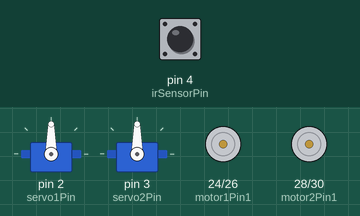
This sketch was run on a simulated Arduino Mega 2560, built with avr-gcc and run on an emulated ATmega2560. Parts: 2 × servo, motor-driver pin pairs drawn as motors (green arrow = first pin HIGH = forward, orange = second pin HIGH = backward, longer = more drive). The inputs (shaded band) are chosen by the test bench; at power-on: pin 4 (irSensorPin) HIGH.

Above: at 1.2 s.
1.3 s: pin 4 (irSensorPin) pulsed LOW 2 times (0.12 s each, 0.3 s apart)
At 4.7 s:
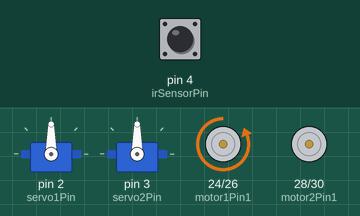
At 12.7 s:
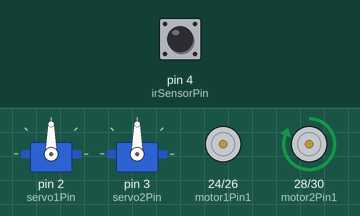
Timing chart, 0 to 15.7 s (numbered marks = the images above; inputs shaded):
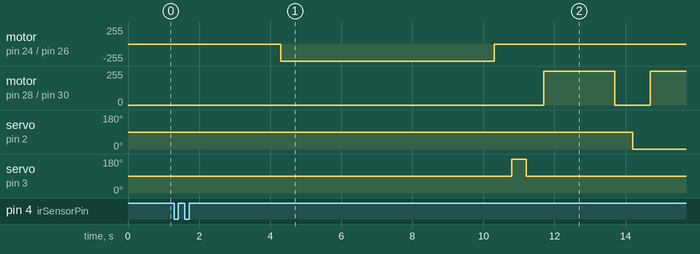

Measured:
- after the input at 1.3 s, motor on pin 24 (motor1Pin1) / pin 26 (motor1Pin2): stopped → backward 255/255 after 3.0 s, → stopped 6.0 s later; motor on pin 28 (motor2Pin1) / pin 30 (motor2Pin2): stopped → forward 255/255 after 10.4 s, → stopped 2.0 s later, → forward 255/255 1.0 s later

The sketch:

mecha_final_code.ino
```cpp
#include <Servo.h>

// Motor Pin
const int motor1Pin1 = 24;
const int motor1Pin2 = 26;
const int motor2Pin1 = 28;
const int motor2Pin2 = 30;

// Server Pin
const int servo1Pin = 2;
const int servo2Pin = 3;

// IR sensor Pin
const int irSensorPin = 4;

Servo servo1;
Servo servo2;

bool hasRun = false;

void setup() {
  // set motor pins as output
  pinMode(motor1Pin1, OUTPUT);
  pinMode(motor1Pin2, OUTPUT);
  pinMode(motor2Pin1, OUTPUT);
  pinMode(motor2Pin2, OUTPUT);

  // set IR sensors as input
  pinMode(irSensorPin, INPUT);

  // ATTACH SERVOS
  servo1.attach(servo1Pin);
  servo2.attach(servo2Pin);

  // initial servo positions
  servo1.write(90);
  servo2.write(90);
}

void loop() {
  int sensorState = digitalRead(irSensorPin);

  if (sensorState == LOW && hasRun == false) { // object detection
    hasRun = true;

    delay(3000);  // 1. wait

    // 2. DC motor1 counterclockwise (6000ms)
    digitalWrite(motor1Pin1, LOW);
    digitalWrite(motor1Pin2, HIGH);
    delay(6000);
    digitalWrite(motor1Pin1, LOW);
    digitalWrite(motor1Pin2, LOW);

    delay(500);

    // 3. servo 2 → 180degrees → 400ms → back to 90degrees
    servo2.write(180);
    delay(400);
    servo2.write(90);

    delay(500);

    // 4. DC motor2 clockwise (2000ms)
    digitalWrite(motor2Pin1, HIGH);
    digitalWrite(motor2Pin2, LOW);
    delay(2000);
    digitalWrite(motor2Pin1, LOW);
    digitalWrite(motor2Pin2, LOW);

    delay(500);

    // 5. servo1 → 0degrees
    servo1.write(0);

    delay(500);

    // 6. DC motor2 clockwise (3000ms)
    digitalWrite(motor2Pin1, HIGH);
    digitalWrite(motor2Pin2, LOW);
    delay(3000);
    digitalWrite(motor2Pin1, LOW);
    digitalWrite(motor2Pin2, LOW);

    // 7. servo2 → 0degrees → 350ms → back to 90degrees
    delay(500);

    servo2.write(0);
    delay(350);
    servo2.write(90);

    delay(500);
    // 8. servo1 → 90degrees
    servo1.write(90);

    delay(500);
    // 9. DCmotor2 counterclockwise (1500ms)
    digitalWrite(motor2Pin1, LOW);
    digitalWrite(motor2Pin2, HIGH);
    delay(1500);
    digitalWrite(motor2Pin1, LOW);
    digitalWrite(motor2Pin2, LOW);

    delay(500);

    // 10. DCmotor1 clockwise (6000ms)
    digitalWrite(motor1Pin1, HIGH);
    digitalWrite(motor1Pin2, LOW);
    delay(6000);
    digitalWrite(motor1Pin1, LOW);
    digitalWrite(motor1Pin2, LOW);

    // wait until object is ejected
    while (digitalRead(irSensorPin) == LOW) {
      delay(10);
    }
  }
}
```
